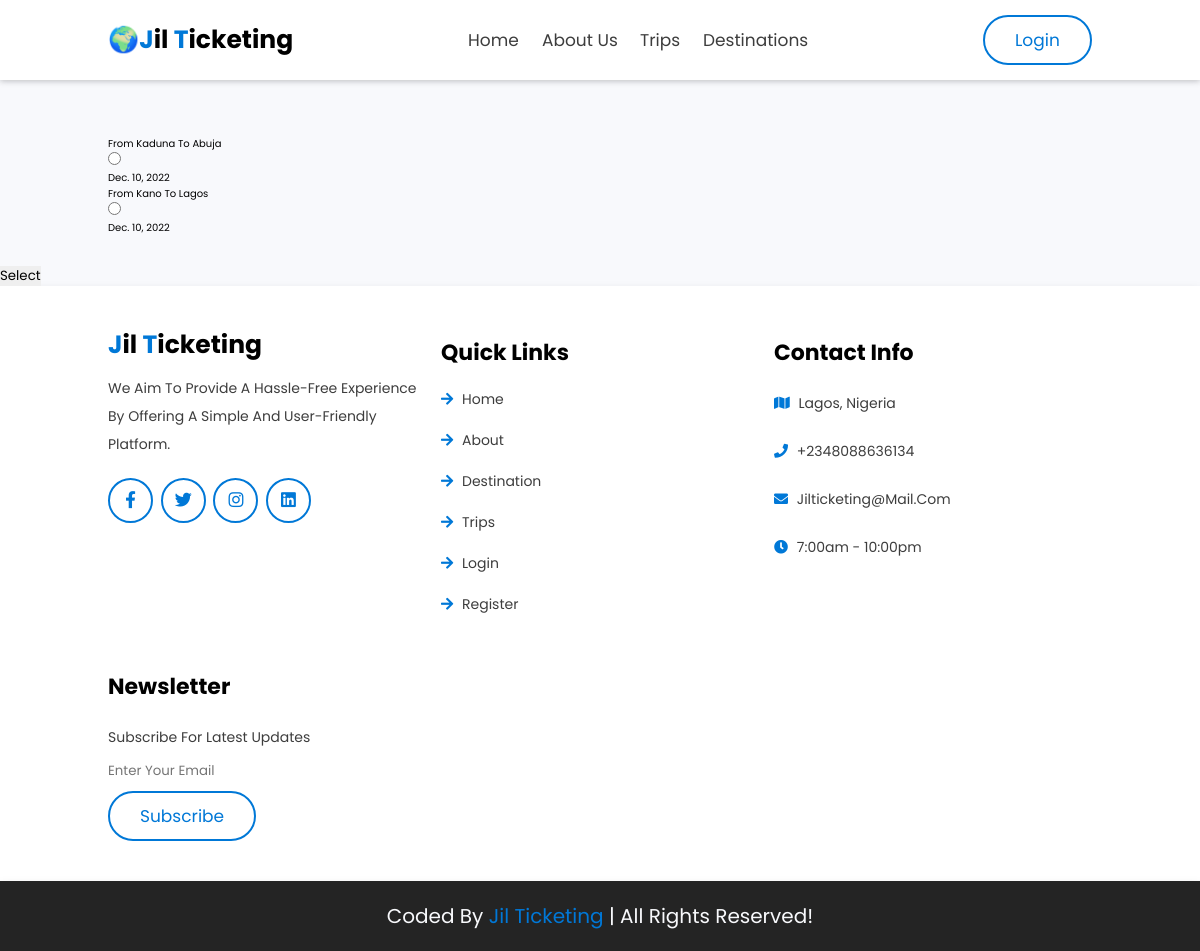
Page /trips on the committed database.
### accounts/models.py (models this page shows, shortened)
class Trip(models.Model):
    name = models.CharField(max_length=50)
    date = models.DateField()
    seats = models.IntegerField(default=20)
    departure = models.CharField(max_length=50)
    departure_time = models.TimeField(default="00:00:00")
    destination = models.CharField(max_length=50)
    arrival_time = models.TimeField(default="00:00:00")

### accounts/views.py (the view, shortened to what this page needs)
# urls.py: path("trips", views.TripsView, name="trips"),
def TripsView(request):
    trips = Trip.objects.all()
    context = {"trips": trips}
    return render(request, "accounts/trips.html", context)

### templates/accounts/trips.html (shortened to what this page needs)
{% extends "main.html" %}
{% load static %}
{% block content %}
<section class="infobar">
  <h1>Hello {{user.username}},</br>SELECT YOUR TRIP. </h1>
</section>
<section class="trips">
  <form action='' method="post">
      {% for trip in trips %}
    <div class="trip">
        <p>From {{trip.departure}} To {{trip.destination}}</p>
        <input type="radio" name="trip"  value="{{trip.id}}">
        <p>{{trip.date}}</p>
    </div>
        {% endfor %}
</section>
<div class="submission">
  <input type="submit" value="Select" class="submitbutton">
</div>
{% endblock content %}

### static/styles/index.css (style rules this page uses)
* { font-family: 'Poppins', sans-serif; margin: 0; padding: 0; -webkit-box-sizing: border-box; box-sizing: border-box; outline: none; border: none; text-decoration: none; text-transform: capitalize; -webkit-transition: all .2s linear; transition: all .2s linear; }
html { font-size: 62.5%; overflow-x: hidden; scroll-behavior: smooth; scroll-padding-top: 9rem; }
body { background: #f8f9fc; overflow-x: hidden; }
section { padding: 3rem 9%; }

### rows in the picture
Trip: departure "Kaduna", destination "Abuja", date "Dec. 10, 2022"
Trip: departure "Kano", destination "Lagos", date "Dec. 10, 2022"
